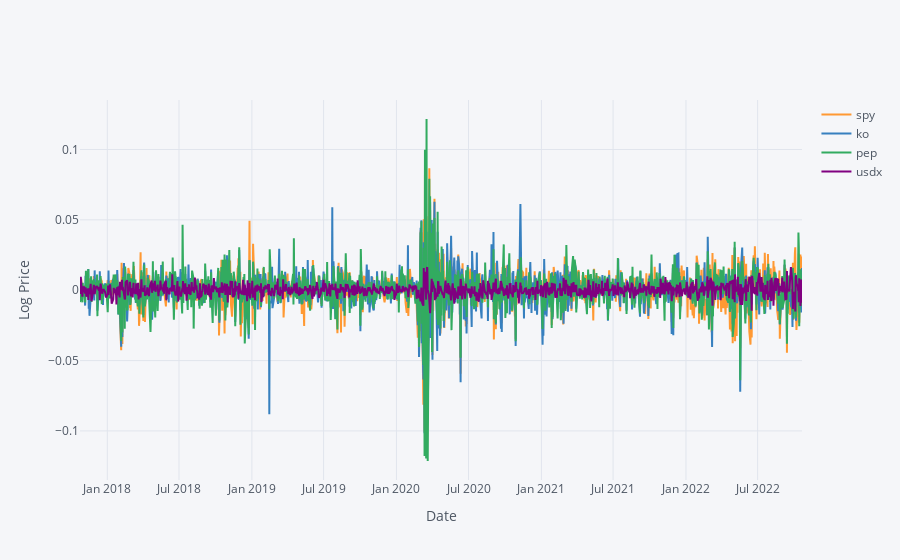

Notebook source saved alongside this figure:
### Code cell
import cufflinks as cf
df.iplot(y=['spy','ko','pep','usdx'],width=2.0,xTitle='Date',yTitle='Log Price')

### Figure 1 — Plotly figure (JSON) as saved in the notebook; plotly's stock layout.template omitted (floating-point values rounded to 4 significant figures; data arrays with more than 128 entries replaced by an {"elided": "..."} marker saying what was removed)
{"data": [{"line": {"color": "rgba(255, 153, 51, 1.0)", "dash": "solid", "shape": "linear", "width": 2}, "mode": "lines", "name": "spy", "text": "", "type": "scatter", "x": {"elided": "1258 str values"}, "y": {"elided": "1258 float values"}}, {"line": {"color": "rgba(55, 128, 191, 1.0)", "dash": "solid", "shape": "linear", "width": 2}, "mode": "lines", "name": "ko", "text": "", "type": "scatter", "x": {"elided": "1258 str values"}, "y": {"elided": "1258 float values"}}, {"line": {"color": "rgba(50, 171, 96, 1.0)", "dash": "solid", "shape": "linear", "width": 2}, "mode": "lines", "name": "pep", "text": "", "type": "scatter", "x": {"elided": "1258 str values"}, "y": {"elided": "1258 float values"}}, {"line": {"color": "rgba(128, 0, 128, 1.0)", "dash": "solid", "shape": "linear", "width": 2}, "mode": "lines", "name": "usdx", "text": "", "type": "scatter", "x": {"elided": "1258 str values"}, "y": {"elided": "1258 float values"}}], "layout": {"legend": {"bgcolor": "#F5F6F9", "font": {"color": "#4D5663"}}, "paper_bgcolor": "#F5F6F9", "plot_bgcolor": "#F5F6F9", "title": {"font": {"color": "#4D5663"}}, "xaxis": {"gridcolor": "#E1E5ED", "showgrid": true, "tickfont": {"color": "#4D5663"}, "title": {"font": {"color": "#4D5663"}, "text": "Date"}, "zerolinecolor": "#E1E5ED"}, "yaxis": {"gridcolor": "#E1E5ED", "showgrid": true, "tickfont": {"color": "#4D5663"}, "title": {"font": {"color": "#4D5663"}, "text": "Log Price"}, "zerolinecolor": "#E1E5ED"}}}
